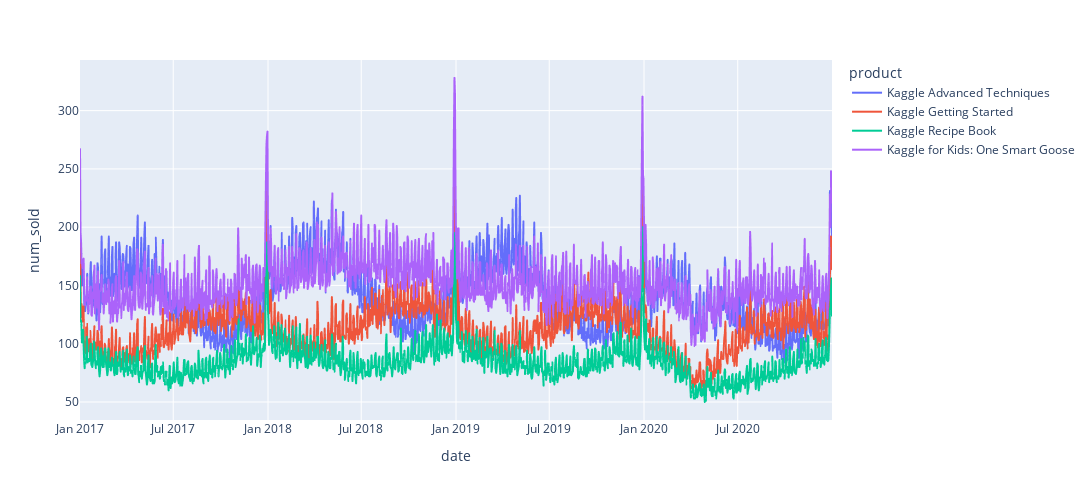

The code cell stored with this chart in its notebook:
### Code cell
fig = px.line(train_data[(train_data.country=="Belgium") & (train_data.date>="2016-12-31") & (train_data.store=="KaggleRama")], x="date", y="num_sold", line_group="product", color="product")

fig.update_layout(
    autosize=True,
    width=1200,
    height=500,
)

### Figure 1 — Plotly figure (JSON) as saved in the notebook; plotly's stock layout.template omitted (floating-point values rounded to 4 significant figures; data arrays with more than 128 entries replaced by an {"elided": "..."} marker saying what was removed)
{"data": [{"hovertemplate": "product=Kaggle Advanced Techniques<br>date=%{x}<br>num_sold=%{y}<extra></extra>", "legendgroup": "Kaggle Advanced Techniques", "line": {"color": "#636efa", "dash": "solid"}, "mode": "lines", "name": "Kaggle Advanced Techniques", "showlegend": true, "type": "scattergl", "x": {"elided": "1461 str values"}, "xaxis": "x", "y": {"elided": "1461 int values"}, "yaxis": "y"}, {"hovertemplate": "product=Kaggle Getting Started<br>date=%{x}<br>num_sold=%{y}<extra></extra>", "legendgroup": "Kaggle Getting Started", "line": {"color": "#EF553B", "dash": "solid"}, "mode": "lines", "name": "Kaggle Getting Started", "showlegend": true, "type": "scattergl", "x": {"elided": "1461 str values"}, "xaxis": "x", "y": {"elided": "1461 int values"}, "yaxis": "y"}, {"hovertemplate": "product=Kaggle Recipe Book<br>date=%{x}<br>num_sold=%{y}<extra></extra>", "legendgroup": "Kaggle Recipe Book", "line": {"color": "#00cc96", "dash": "solid"}, "mode": "lines", "name": "Kaggle Recipe Book", "showlegend": true, "type": "scattergl", "x": {"elided": "1461 str values"}, "xaxis": "x", "y": {"elided": "1461 int values"}, "yaxis": "y"}, {"hovertemplate": "product=Kaggle for Kids: One Smart Goose<br>date=%{x}<br>num_sold=%{y}<extra></extra>", "legendgroup": "Kaggle for Kids: One Smart Goose", "line": {"color": "#ab63fa", "dash": "solid"}, "mode": "lines", "name": "Kaggle for Kids: One Smart Goose", "showlegend": true, "type": "scattergl", "x": {"elided": "1461 str values"}, "xaxis": "x", "y": {"elided": "1461 int values"}, "yaxis": "y"}], "layout": {"autosize": true, "height": 500, "legend": {"title": {"text": "product"}, "tracegroupgap": 0}, "margin": {"t": 60}, "width": 1200, "xaxis": {"anchor": "y", "autorange": true, "domain": [0, 1], "range": ["2017-01-01", "2020-12-31"], "title": {"text": "date"}, "type": "date"}, "yaxis": {"anchor": "x", "autorange": true, "domain": [0, 1], "range": [34.56, 343.4], "title": {"text": "num_sold"}, "type": "linear"}}}
